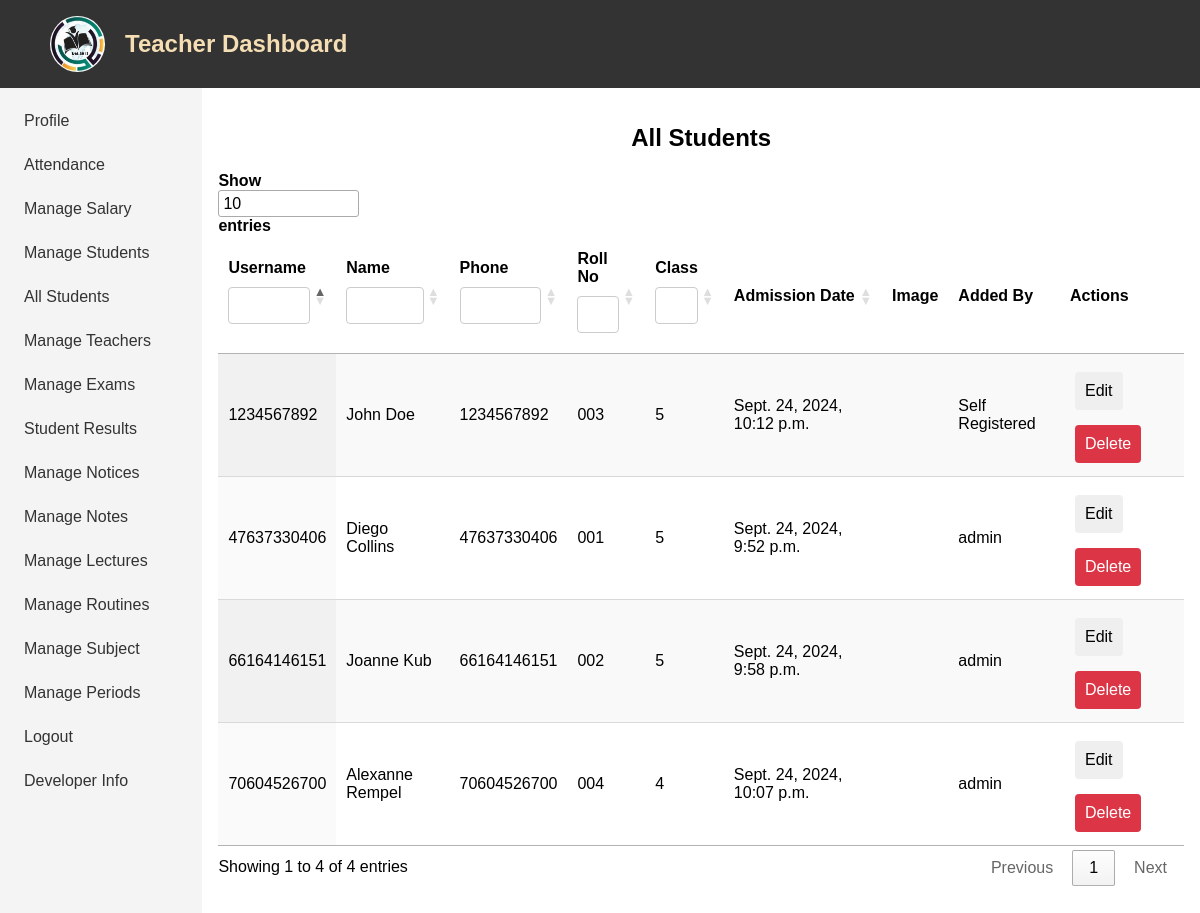
The page /all-student/ (signed in) on the database as committed earlier.
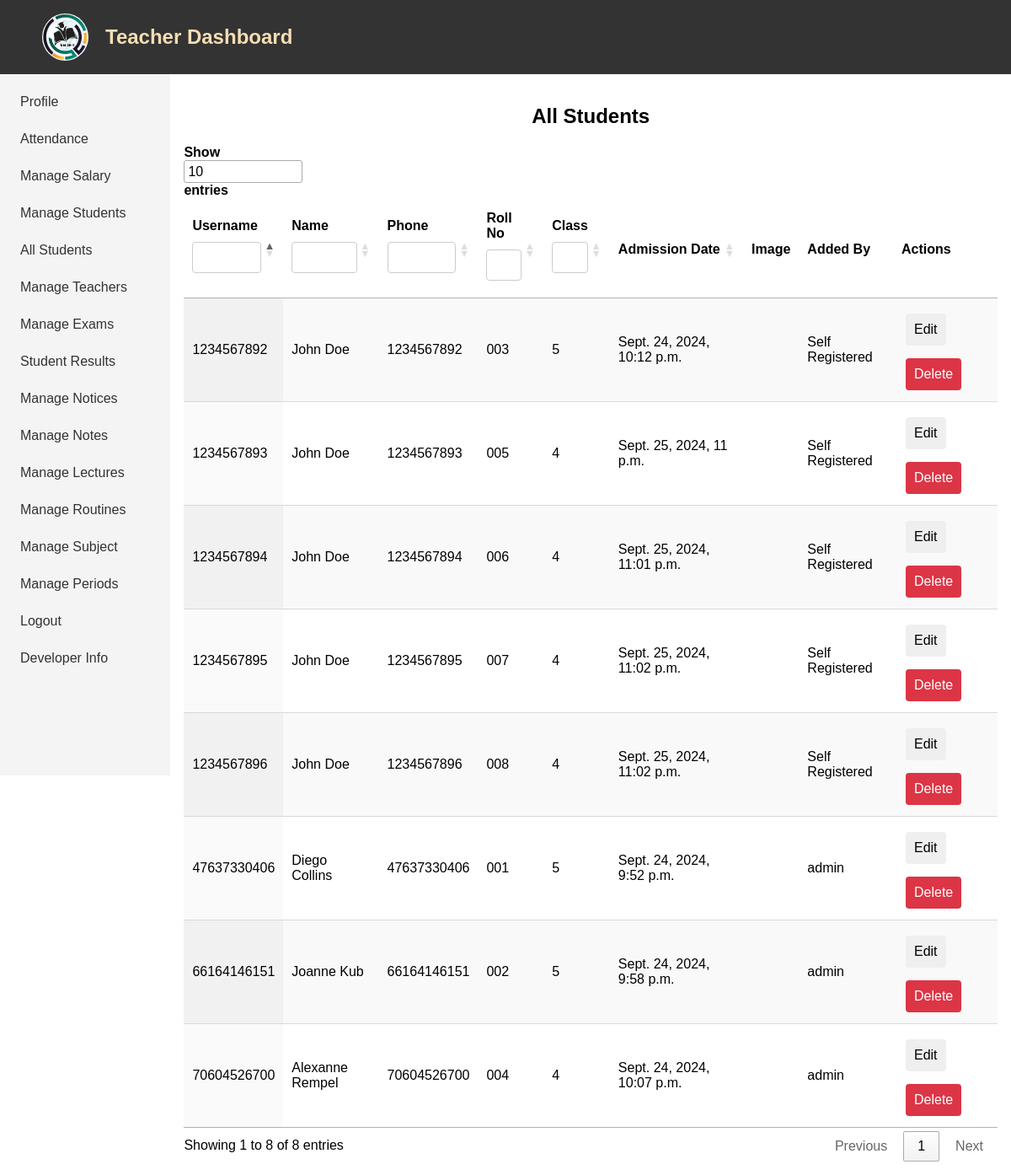
The same page on the database as committed later.
### app/models.py (models this page shows, shortened)
class Student(models.Model):
    user = models.OneToOneField(CustomUser, on_delete=models.CASCADE)
    name = models.CharField(max_length=255)
    phone = models.CharField(max_length=20)
    roll = models.CharField(max_length=50, null=True, blank=True)
    grade = models.CharField(max_length=50)
    img = models.ImageField(upload_to='student_images/', blank=True, null=True)
    added_by = models.ForeignKey(CustomUser, related_name='students_added', on_delete=models.SET_NULL, null=True, blank=True)
    fcm_token = models.CharField(max_length=255, blank=True, null=True)

class CustomUser(AbstractUser):
    is_teacher = models.BooleanField(default=False)
    is_student = models.BooleanField(default=False)

### app/views.py (the view)
# urls.py: path('all-student/', views.all_student, name='all_student'),
@login_required(login_url='teacher_login')
@user_passes_test(lambda user: user.is_staff)
def all_student(request):
    students = Student.objects.all()
    return render(request, 'all_student.html', {'students': students})

### templates/all_student.html (shortened to what this page needs)
{% extends 'base.html' %}
{% block content %}
<div class="main">
    <h2>All Students</h2>
    <table id="dataTable" class="display">
        <thead>
            <tr>
                <th>Username</th>
                <th>Name</th>
                <th>Phone</th>
                <th>Roll No</th>
                <th>Class</th>
                <th>Admission Date</th>
                <th>Image</th>
                <th>Added By</th>
                <th>Actions</th>
            </tr>
        </thead>
        <tbody>
            {% for student in students %}
            <tr id="student-row-{{ student.id }}">
                <td>{{ student.user.username }}</td>
                <td>{{ student.name }}</td>
                <td>{{ student.phone }}</td>
                <td>{{ student.roll }}</td>
                <td>{{ student.grade }}</td>
                <td>{{ student.user.date_joined }}</td>
                <td>
                </td>
                <td>{{ student.added_by|default:"Self Registered" }}</td>
                <td>
                    <button type="button" class="btn edit-btn"
                        data-student-id="{{ student.id }}"
                        data-student-name="{{ student.name }}"
                        data-student-roll="{{ student.roll }}"
                        data-student-grade="{{ student.grade }}"
                        data-student-phone="{{ student.phone }}">
                    Edit</button>
                    <form method="post" action="{% url 'delete_student' student.id %}" style="display:inline;">
                        <button type="submit" class="btn btn-danger">Delete</button>
                    </form>
                </td>
            </tr>
            {% endfor %}
        </tbody>
    </table>
</div>
{% endblock %}

### templates/base.html (shortened to what this page needs)
<!DOCTYPE html>
<html lang="en">
<head>
    {% load static %}
    <link rel="stylesheet" href="{% static 'base.css' %}">
    <link rel="stylesheet" href="https://cdn.datatables.net/1.11.5/css/jquery.dataTables.min.css">
    <link rel="stylesheet" href="https://cdnjs.cloudflare.com/ajax/libs/font-awesome/6.6.0/css/all.min.css">
</head>
<body>
    <div class="nav">
        <img src="{% static 'logo.jpeg' %}">
        <h2><a href="{% url 'home' %}">Teacher Dashboard</a></h2>
    </div>
    <div class="container">
        <div class="sidebar">
            <a href="{% url 'home' %}">Profile</a>
            <a href="{% url 'attendance_record' %}">Attendance</a>
            <a href="{% url 'generate_salary' %}">Manage Salary</a>
            <a href="{% url 'manage_student' %}">Manage Students</a>
            <a href="{% url 'all_student' %}">All Students</a>
            {% if request.user.is_superuser %}
                <a href="{% url 'manage_teacher' %}">Manage Teachers</a>
            {% endif %}
            <a href="{% url 'manage_exam' %}">Manage Exams</a>
            <a href="{% url 'exam_results' %}">Student Results</a>
            <a href="{% url 'manage_notice' %}">Manage Notices</a>
            <a href="{% url 'manage_note' %}">Manage Notes</a>
            <a href="{% url 'manage_lecture' %}">Manage Lectures</a>
            <a href="{% url 'manage_routine' %}">Manage Routines</a>
            <a href="{% url 'manage_subject' %}">Manage Subject</a>
            <a href="{% url 'manage_period' %}">Manage Periods</a>
            <a href="{% url 'logout' %}">Logout</a>
            <a href="https://soash.github.io/">Developer Info</a>
        </div>
        <div class="content">
            {% block content %}
            {% endblock %}
        </div>
    </div>
</body>
</html>

### static/base.css (style rules this page uses)
body { padding: 0; margin: 0; font-family: Arial, sans-serif; }
.nav { background-color: #333; color: white; padding: 10px 50px; display: flex; align-items: center; gap: 20px; }
.nav img { width: 5%; border-radius: 50%; }
.nav a { text-decoration: none; color: wheat; }
.container { display: flex; }
.sidebar { width: 15%; background-color: #f4f4f4; padding: 1rem; height: 100vh; }
.sidebar a { display: block; padding: 0.5rem; color: #333; text-decoration: none; margin-bottom: 10px; }
.content { width: 85%; padding: 1rem; }
.btn { margin: 5px; padding: 10px; margin-top: 10px; border: none; border-radius: 4px; cursor: pointer; }
.btn-danger { background-color: #dc3545; color: white; }
.main h2 { text-align: center; }
button { padding: 10px 20px; font-size: 16px; cursor: pointer; }

Rows that differ between the two databases and show on the page:
added Student: user.username "1234567893", name "John Doe", phone "1234567893", roll "005", grade "4", user.date_joined "Sept. 25, 2024, 11 p.m.", added_by "Self Registered"
added Student: user.username "1234567894", name "John Doe", phone "1234567894", roll "006", grade "4", user.date_joined "Sept. 25, 2024, 11:01 p.m.", added_by "Self Registered"
added Student: user.username "1234567895", name "John Doe", phone "1234567895", roll "007", grade "4", user.date_joined "Sept. 25, 2024, 11:02 p.m.", added_by "Self Registered"
added Student: user.username "1234567896", name "John Doe", phone "1234567896", roll "008", grade "4", user.date_joined "Sept. 25, 2024, 11:02 p.m.", added_by "Self Registered"
Other text that changed with them:
text written by a page script: "Show entries Showing 1 to 4 of 4 entries Previous 1 Next" → "Show entries Showing 1 to 8 of 8 entries Previous 1 Next"
